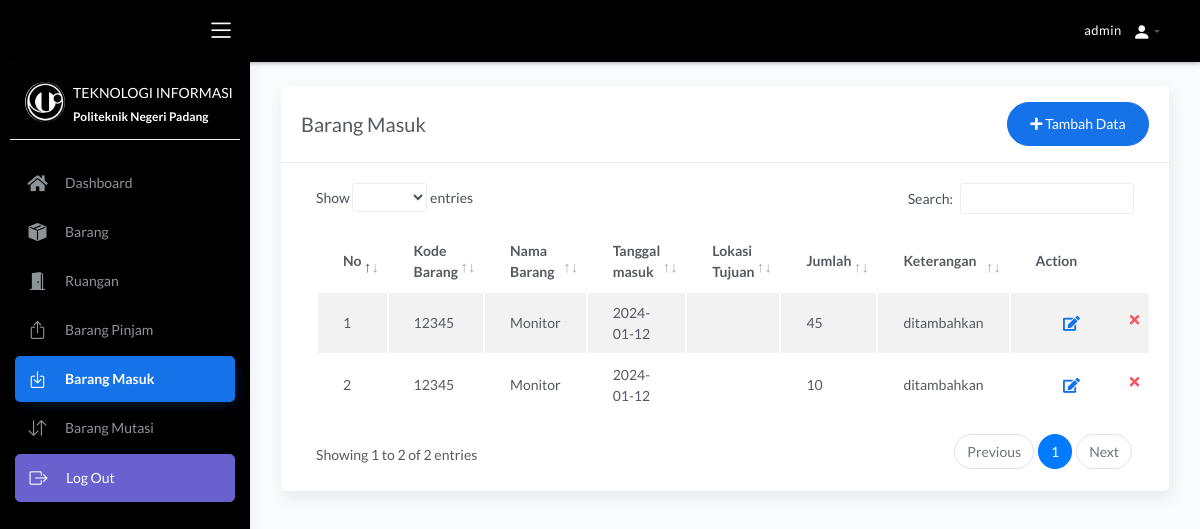
Screenshot of /index.php?p=barangMasuk (signed in) with the database file from the repository.
### tables this page shows
CREATE TABLE `barang_masuk` (
  `id_masuk` int(11) NOT NULL,
  `kode_barang` varchar(15) DEFAULT NULL,
  `tanggal_masuk` date DEFAULT NULL,
  `lokasi_tujuan` varchar(255) DEFAULT NULL,
  `jumlah` int(11) DEFAULT NULL,
  `keterangan` varchar(255) DEFAULT NULL
);

CREATE TABLE `barang` (
  `kode_barang` varchar(15) NOT NULL,
  `nama_barang` varchar(50) NOT NULL,
  `jenis` varchar(50) NOT NULL,
  `stok` int(11) NOT NULL,
  `keterangan` text NOT NULL
);

### page/barangmasuk/barang.php (the view, shortened to what this page needs)
<div class="row mx-3 my-4">
    <div class="col-md-12">
        <div class="card">
            <div class="card-header">
                <div class="d-flex align-items-center">
                    <h4 class="card-title">Barang Masuk</h4>
                    <button class="btn btn-primary btn-round ml-auto" data-toggle="modal" data-target="#addRowModal">
                        <i class="fa fa-plus"></i>
                        Tambah Data
                    </button>
                </div>
            </div>
            <div class="card-body">
                <div class="table-responsive">
                    <table id="add-row" class="display table table-striped table-hover">
                        <thead>
                            <tr>
                                <th>No</th>
                                <th>Kode Barang</th>
                                <th>Nama Barang</th>
                                <th>Tanggal masuk</th>
                                <th>Lokasi Tujuan</th>
                                <th>Jumlah</th>
                                <th>Keterangan</th>
                                <th style="width: 10%">Action</th>
                            </tr>
                        </thead>
                    <tbody>
                        <?php
                              $result = $db->query('Select *,barang_masuk.keterangan from barang_masuk LEFT JOIN barang as b ON barang_masuk.kode_barang=b.kode_barang');
                            $no=1;
                              while($data=mysqli_fetch_array($result)){
                ?>
                            <tr>
                                <td><?= $no++ ?></td>
                                <td><?= $data['kode_barang']?></td>
                                <td><?= $data['nama_barang']?></td>
                                <td><?=$data['tanggal_masuk']?></td>
                                <td><?=$data['lokasi_tujuan']?></td>
                                <td><?=$data['jumlah']?></td>
                                <td><?=$data['keterangan']?></td>
                                <td>
                                    <div class="form-button-action">
                                        <button class="btn btn-link btn-primary btn-lg" data-toggle="modal"
                                            data-target="#edit-<?= $data['id_masuk'] ?>">
                                            <i class="fa fa-edit"></i>
                                        </button>
                                        <a href="index.php?p=barangMasuk_hapus&id=<?= $data['id_masuk'] ?>"
                                            data-toggle="tooltip" title="" class="btn btn-link btn-danger"
                                            data-original-title="Remove">
                                            <i class="fa fa-times"></i>
                                        </a>
                                    </div>
                                </td>
                            </tr>
                        <?php
                        }
                        ?>
                    </tbody>
                    </table>
                </div>
            </div>
        </div>
    </div>
</div>

### rows the page displays
barang_masuk: kode_barang.kode_barang "12345", kode_barang.nama_barang "Monitor", tanggal_masuk "2024-01-12", jumlah "45", keterangan "ditambahkan"
barang_masuk: kode_barang.kode_barang "12345", kode_barang.nama_barang "Monitor", tanggal_masuk "2024-01-12", jumlah "10", keterangan "ditambahkan"

### other values shown
$_SESSION['username'] "admin"
